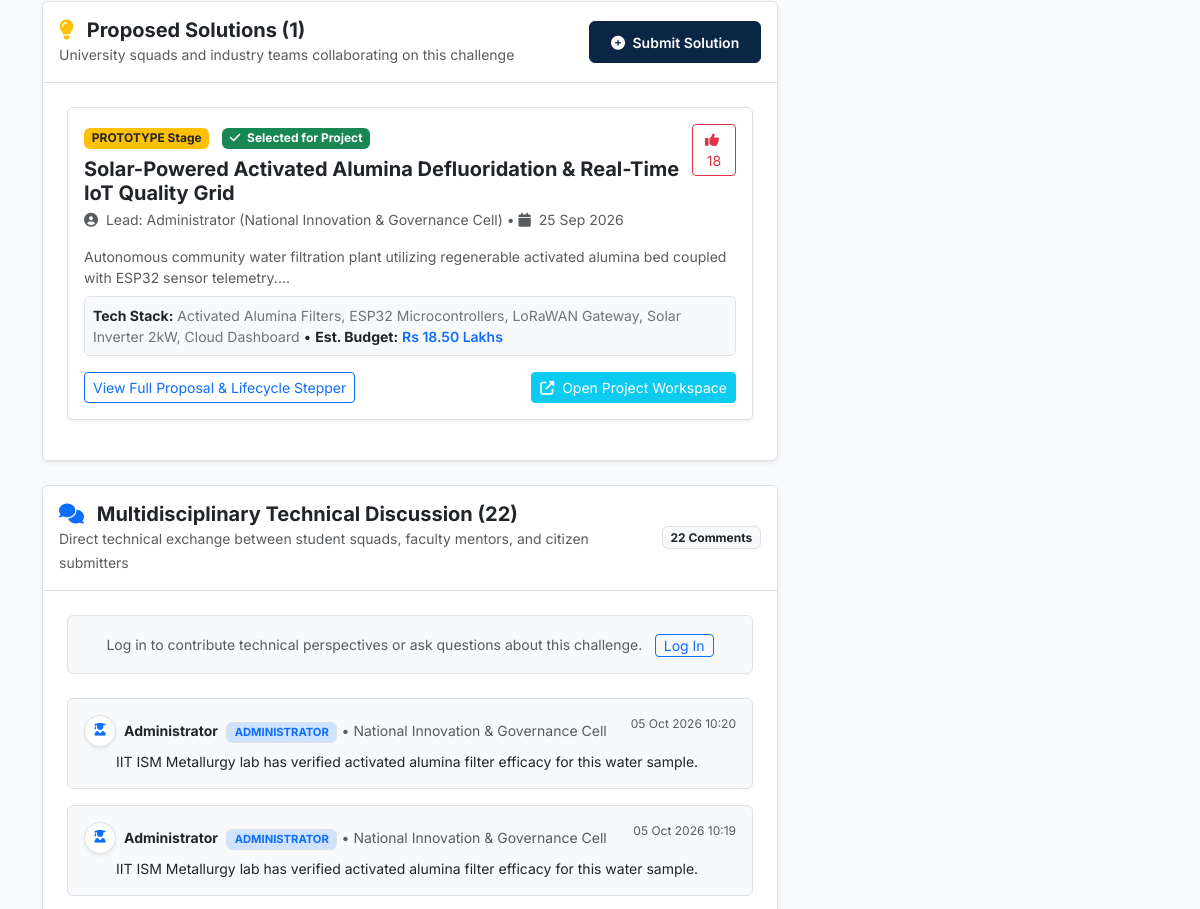
Before: /challenge/1 (middle part) with the older database file.
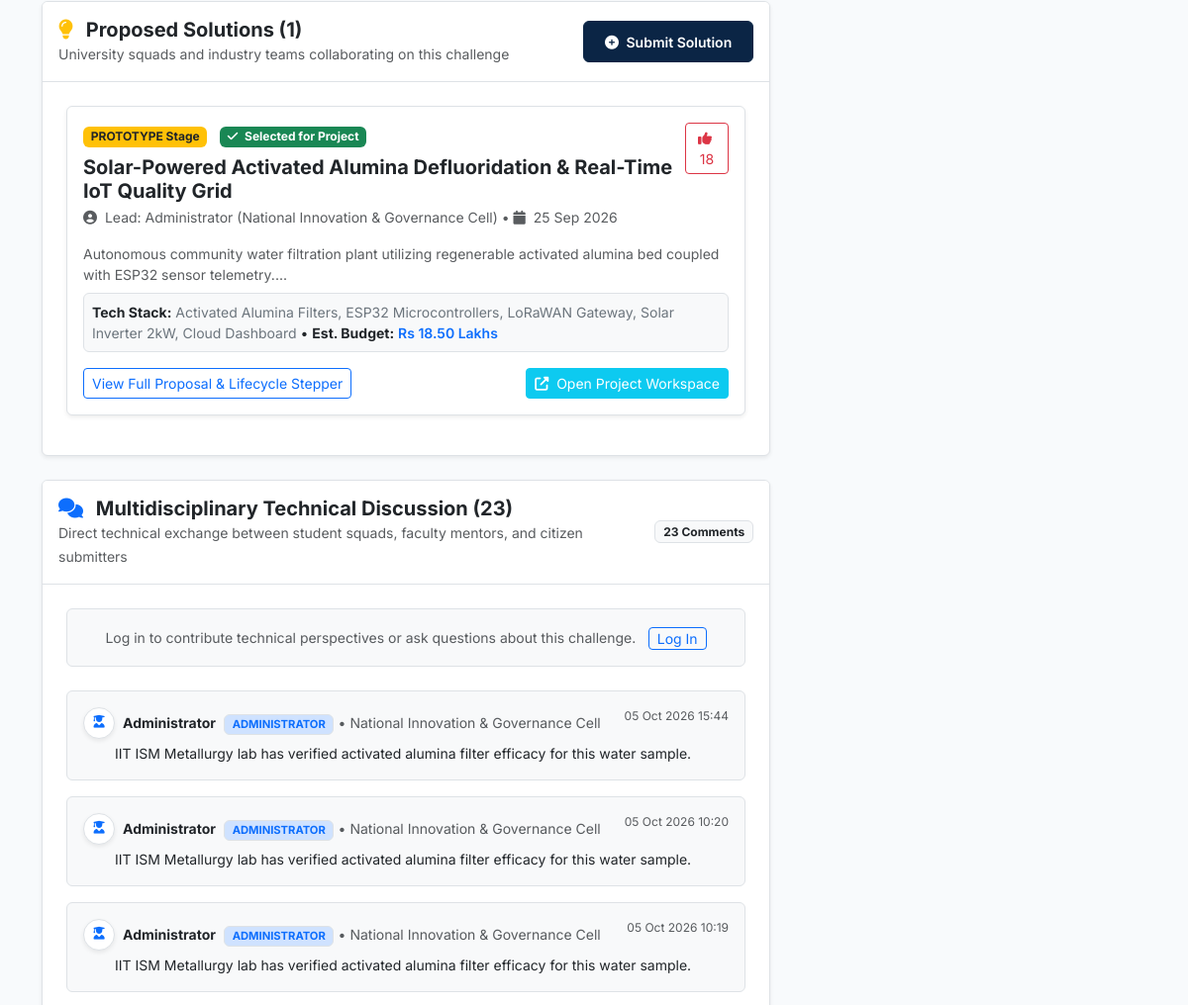
After: the same page with the newer database file.
### app.py (models this page shows, shortened)
class Solution(db.Model):
    __tablename__ = 'solutions'
    id = db.Column(db.Integer, primary_key=True)
    challenge_id = db.Column(db.Integer, db.ForeignKey('challenges.id'), nullable=False)
    submitted_by_id = db.Column(db.Integer, db.ForeignKey('users.id'), nullable=True)
    title = db.Column(db.String(250), nullable=False)
    problem_addressed = db.Column(db.Text, nullable=False)
    detailed_solution = db.Column(db.Text, nullable=False)
    innovation_points = db.Column(db.Text, nullable=False)
    technology_stack = db.Column(db.Text, nullable=False)
    expected_impact = db.Column(db.Text, nullable=False)
    estimated_cost = db.Column(db.String(100), nullable=False)
    implementation_plan = db.Column(db.Text, nullable=False)
    scalability = db.Column(db.Text, nullable=True)
    sustainability = db.Column(db.Text, nullable=True)
    team_members_info = db.Column(db.Text, nullable=True)
    status = db.Column(db.String(50), default='IDEA') # IDEA, VALIDATION, PROTOTYPE, PILOT, DEPLOYMENT, IMPACT
    endorsements_count = db.Column(db.Integer, default=0)
    is_selected = db.Column(db.Boolean, default=False)
    created_at = db.Column(db.DateTime, default=datetime.utcnow)
    projects = db.relationship('Project', backref='solution', lazy=True)

class User(db.Model):
    __tablename__ = 'users'
    id = db.Column(db.Integer, primary_key=True)
    full_name = db.Column(db.String(150), nullable=False, default='Administrator')
    email = db.Column(db.String(150), unique=True, nullable=False)
    phone = db.Column(db.String(30), nullable=True)
    password_hash = db.Column(db.String(255), nullable=False)
    user_type = db.Column(db.String(50), nullable=False, default='ADMINISTRATOR')
    organization = db.Column(db.String(200), nullable=True, default='National Innovation Cell')
    location = db.Column(db.String(150), nullable=True, default='New Delhi')
    skills = db.Column(db.Text, nullable=True, default='Platform Administration, Verification, Policy Evaluation')
    bio = db.Column(db.Text, nullable=True, default='National Administrator managing societal challenges, university research, and industry pilots.')
    avatar_seed = db.Column(db.String(50), default='Felix')
    contribution_score = db.Column(db.Integer, default=1000)
    created_at = db.Column(db.DateTime, default=datetime.utcnow)
    challenges = db.relationship('Challenge', backref='creator', lazy=True, foreign_keys='Challenge.created_by_id')
    solutions = db.relationship('Solution', backref='author', lazy=True, foreign_keys='Solution.submitted_by_id')
    notifications = db.relationship('Notification', backref='user', lazy=True, cascade='all, delete-orphan')
    sent_invitations = db.relationship('TeamInvitation', backref='inviter', lazy=True, foreign_keys='TeamInvitation.inviter_user_id')
    received_invitations = db.relationship('TeamInvitation', backref='invitee', lazy=True, foreign_keys='TeamInvitation.invitee_user_id')

class ChallengeComment(db.Model):
    __tablename__ = 'challenge_comments'
    id = db.Column(db.Integer, primary_key=True)
    challenge_id = db.Column(db.Integer, db.ForeignKey('challenges.id'), nullable=False)
    user_id = db.Column(db.Integer, db.ForeignKey('users.id'), nullable=False)
    comment_text = db.Column(db.Text, nullable=False)
    user_role = db.Column(db.String(100), default='Innovator')
    created_at = db.Column(db.DateTime, default=datetime.utcnow)
    user = db.relationship('User', foreign_keys=[user_id], lazy=True)
    challenge = db.relationship('Challenge', backref=db.backref('comments', lazy=True, cascade='all, delete-orphan', order_by='ChallengeComment.created_at.desc()'))

### app.py (the view, shortened to what this page needs)
@app.route('/challenge/<int:challenge_id>')
def challenge_detail(challenge_id):
    challenge = Challenge.query.get_or_404(challenge_id)
    matches = rule_based_smart_match(challenge)
    similar_challenges = find_similar_challenges(challenge)
    solutions = Solution.query.filter_by(challenge_id=challenge.id).order_by(Solution.created_at.desc()).all()
    user = get_current_user()
    user_match_score = calculate_expertise_match(user, challenge) if user else None
    recommended_team = calculate_smart_team_recommendations(challenge, max_recommendations=6)
    can_edit_dna = False
    if user:
        if user.user_type == 'ADMINISTRATOR' or (challenge.created_by_id and challenge.created_by_id == user.id) or user.user_type in ['FACULTY / RESEARCHER', 'STUDENT / INNOVATOR', 'Industry Representative']:
            can_edit_dna = True
    return render_template('challenge_detail.html',
        challenge=challenge,
        problem_dna=challenge.problem_dna,
        matches=matches,
        similar_challenges=similar_challenges,
        solutions=solutions,
        user_match_score=user_match_score,
        recommended_team=recommended_team,
        can_edit_dna=can_edit_dna
    )

### app.py (called while the page is built)
def get_current_user():
    if 'user_id' in session:
        return User.query.get(session['user_id'])
    return None

@app.context_processor
def inject_global_data():
    current_user = get_current_user()
    unread_notifications_count = 0
    if current_user:
        unread_notifications_count = Notification.query.filter_by(
            user_id=current_user.id, is_read=False
        ).count()
    is_admin = bool((current_user and current_user.user_type == 'ADMINISTRATOR') or (session.get('user_role') == 'ADMINISTRATOR'))
    return {
        'current_user': current_user,
        'is_admin': is_admin,
        'unread_count': unread_notifications_count,
        'all_categories': CATEGORIES,
        'all_departments': DEPARTMENTS,
        'all_priorities': PRIORITY_LEVELS,
        'all_statuses': CHALLENGE_STATUSES,
        'all_user_types': PUBLIC_USER_TYPES,
        'now': datetime.utcnow()
    }

def find_similar_challenges(challenge):
    return Challenge.query.filter(
        Challenge.id != challenge.id,
        Challenge.category == challenge.category
    ).limit(3).all()

### templates/challenge_detail.html (shortened to what the changed rows need)
{% extends "base.html" %}
{% block content %}
<div class="container mb-5">
    <div class="row g-4">
        <div class="col-lg-8">
                    {% set candidates_list = recommended_team_candidates if recommended_team_candidates is defined else recommended_team %}
            <div class="card border shadow-sm">
                <div class="card-body p-4">
                    {% if solutions %}
                        {% for sol in solutions %}
                        <div class="p-3 mb-3 rounded border bg-white shadow-sm">
                            <div class="d-flex justify-content-between align-items-start mb-2">
                                <div>
                                    <span class="badge bg-warning text-dark me-2">{{ sol.status }} Stage</span>
                                    {% if sol.is_selected %}
                                        <span class="badge bg-success"><i class="fas fa-check me-1"></i> Selected for Project</span>
                                    {% endif %}
                                    <h5 class="fw-bold mt-2 mb-1">
                                        <a href="{{ url_for('solution_detail', solution_id=sol.id) }}" class="text-decoration-none text-dark hover-primary">
                                            {{ sol.title }}
                                        </a>
                                    </h5>
                                    <div class="small text-muted mb-2">
                                        <span><i class="fas fa-user-circle me-1"></i> Lead: {{ sol.author.full_name }} ({{ sol.author.organization }})</span> &bull;
                                        <span><i class="fas fa-calendar me-1"></i> {{ sol.created_at.strftime('%d %b %Y') }}</span>
                                    </div>
                                </div>
                                <div class="text-end">
                                    <form method="POST" action="{{ url_for('endorse_solution', solution_id=sol.id) }}">
                                        <button type="submit" class="btn btn-outline-danger btn-sm">
                                            <i class="fas fa-thumbs-up me-1"></i> {{ sol.endorsements_count }}
                                        </button>
                                    </form>
                                </div>
                            </div>
                            <p class="text-muted small mb-2">{{ sol.detailed_solution[:160] }}...</p>
                            <div class="p-2 rounded bg-light border small mb-3">
                                <strong>Tech Stack:</strong> <span class="text-secondary">{{ sol.technology_stack }}</span> &bull;
                                <strong>Est. Budget:</strong> <span class="text-primary fw-semibold">{{ sol.estimated_cost }}</span>
                            </div>
                            <div class="d-flex justify-content-between align-items-center">
                                <a href="{{ url_for('solution_detail', solution_id=sol.id) }}" class="btn btn-sm btn-outline-primary">
                                    View Full Proposal & Lifecycle Stepper
                                </a>
                                {% if not sol.is_selected %}
                                    <form method="POST" action="{{ url_for('select_solution_for_project', solution_id=sol.id) }}">
                                        <button type="submit" class="btn btn-sm btn-success fw-semibold">
                                            <i class="fas fa-rocket me-1"></i> Select & Launch Project
                                        </button>
                                    </form>
                                {% else %}
                                    <a href="{{ url_for('projects') }}" class="btn btn-sm btn-info text-white">
                                        <i class="fas fa-external-link-alt me-1"></i> Open Project Workspace
                                    </a>
                                {% endif %}
                            </div>
                        </div>
                        {% endfor %}
                    {% endif %}
                </div>
            </div>
            <div class="card border shadow-sm mb-4 mt-4">
                <div class="card-header bg-white py-3 border-bottom d-flex justify-content-between align-items-center">
                    <div>
                        <h5 class="fw-bold text-dark mb-0">
                            <i class="fas fa-comments text-primary me-2"></i> Multidisciplinary Technical Discussion ({{ challenge.comments|length }})
                        </h5>
                        <small class="text-muted">Direct technical exchange between student squads, faculty mentors, and citizen submitters</small>
                    </div>
                    <span class="badge bg-light text-dark border">{{ challenge.comments|length }} Comments</span>
                </div>
                <div class="card-body p-4">
                    {% if challenge.comments %}
                        <div class="d-flex flex-column gap-3">
                            {% for c in challenge.comments %}
                            <div class="p-3 rounded bg-light border">
                                <div class="d-flex justify-content-between align-items-start mb-1">
                                    <div class="d-flex align-items-center gap-2">
                                        <div class="kpi-icon-box bg-white text-primary rounded-circle border shadow-sm" style="width: 32px; height: 32px; font-size: 0.8rem;">
                                            <i class="fas fa-user-graduate"></i>
                                        </div>
                                        <div>
                                            <strong class="text-dark small">{{ c.user.full_name if c.user else 'Academic Specialist' }}</strong>
                                            <span class="badge bg-primary-subtle text-primary border ms-1" style="font-size: 0.7rem;">{{ c.user_role }}</span>
                                            {% if c.user and c.user.organization %}
                                                <span class="text-muted small">&bull; {{ c.user.organization }}</span>
                                            {% endif %}
                                        </div>
                                    </div>
                                    <span class="text-muted small" style="font-size: 0.75rem;">{{ c.created_at.strftime('%d %b %Y %H:%M') }}</span>
                                </div>
                                <p class="text-dark small mb-0 ps-4 ms-2">{{ c.comment_text }}</p>
                            </div>
                            {% endfor %}
                        </div>
                    {% else %}
                        <div class="text-center py-4 text-muted">
                            <i class="fas fa-comment-dots fa-2x mb-2 text-secondary opacity-50"></i>
                            <p class="small mb-0">No technical discussion posted yet. Share the first perspective or question to assist university teams.</p>
                        </div>
                    {% endif %}
                </div>
            </div>
        </div>
    </div>
</div>
{% endblock %}

Changed rows visible on the page:
added ChallengeComment: user "Administrator", user_role "ADMINISTRATOR", user.organization "National Innovation & Governance Cell", created_at "05 Oct 2026 15:44", comment_text "IIT ISM Metallurgy lab has verified activated alumina filter efficacy for this water sample."
Other visible differences:
{{ challenge.comments|length }}: "22" → "23"
